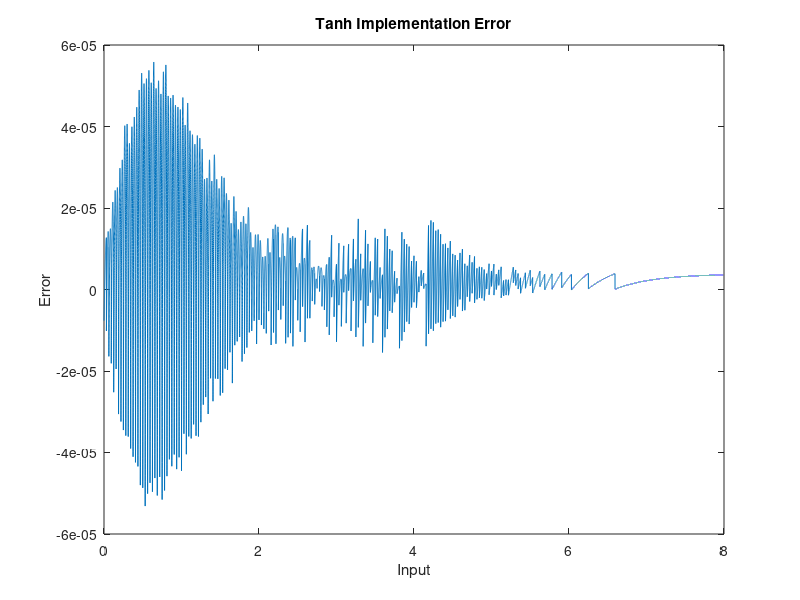

Write the MATLAB code that produced this figure.
% import tanh_intercept, tanh_slope
load tanh_lut.mat

% convert to fixed points
tanh_intercept = floor(tanh_intercept*2^18)/2^18;
tanh_slope = floor(tanh_slope*2^10)/2^10;

% input data width (table entries)
dwidth = 8;
% fraction width
fwidth = 8; 

dlen = 2^(dwidth+fwidth);
x = (0:dlen-1);
% real range = [-8, 8]
xf = x / 2^(dwidth+fwidth-3);

xh = floor(x/2^fwidth);
xl = x - xh*2^fwidth;

tanh_hw = tanh_intercept(xh+1) + xl/2^(dwidth+fwidth-3) .* tanh_slope(xh+1);
tanh_err = tanh(xf) - tanh_hw;

figure
plot(xf, tanh_err);
xlabel('Input'); ylabel('Error');
title('Tanh Implementation Error')

